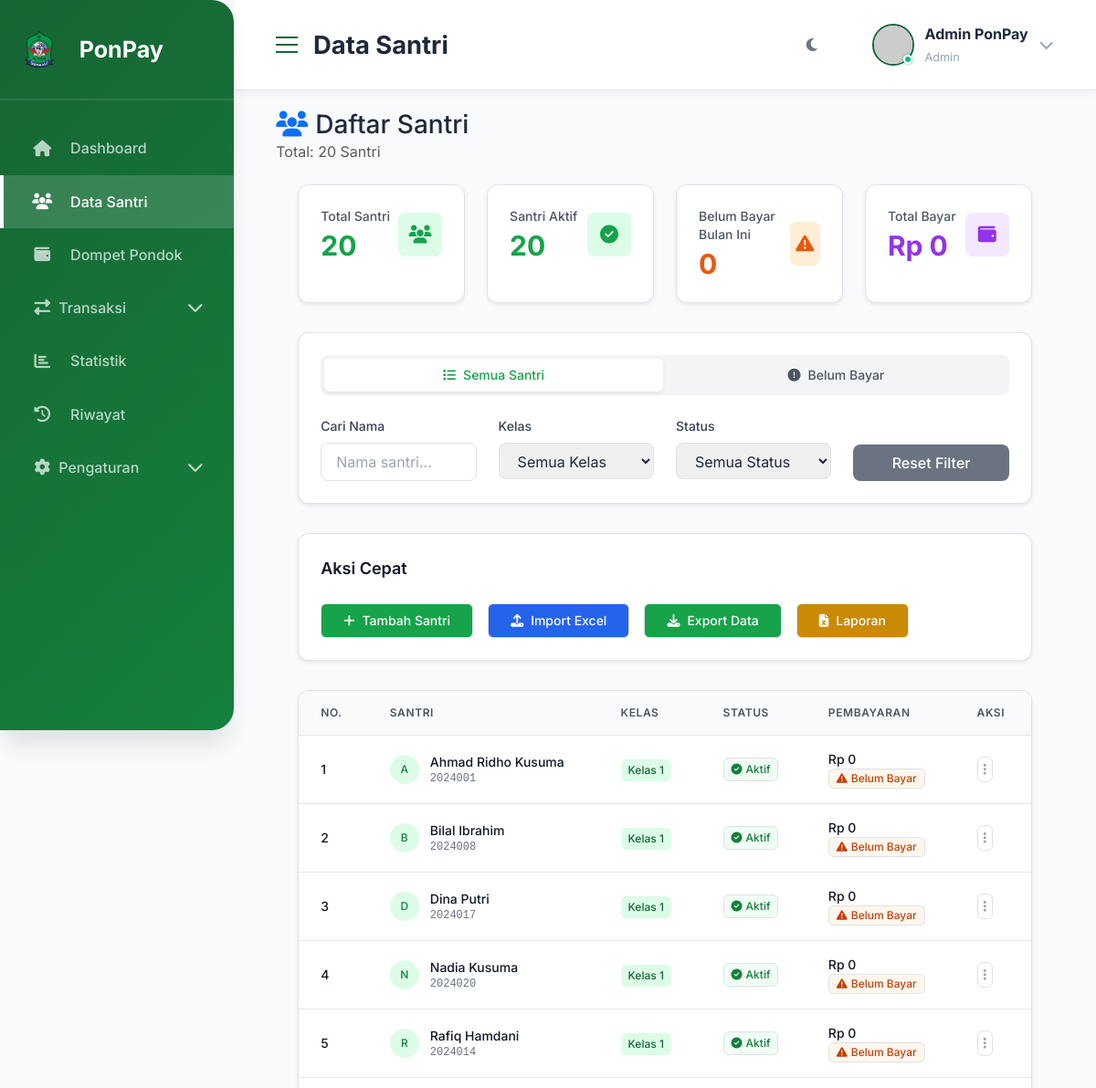
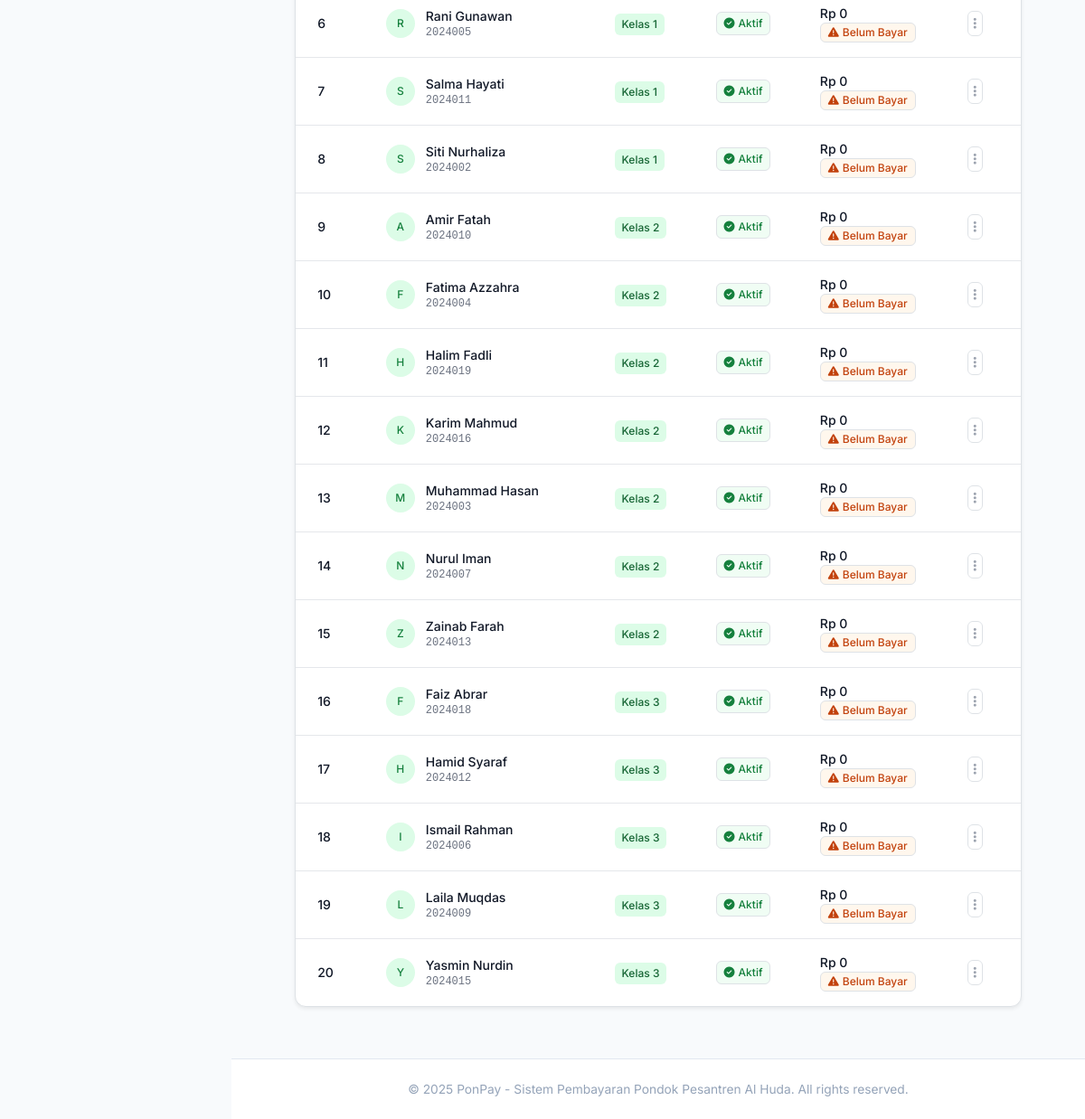
/students/, run on an earlier commit of the app's database (2 pictures, top to bottom).
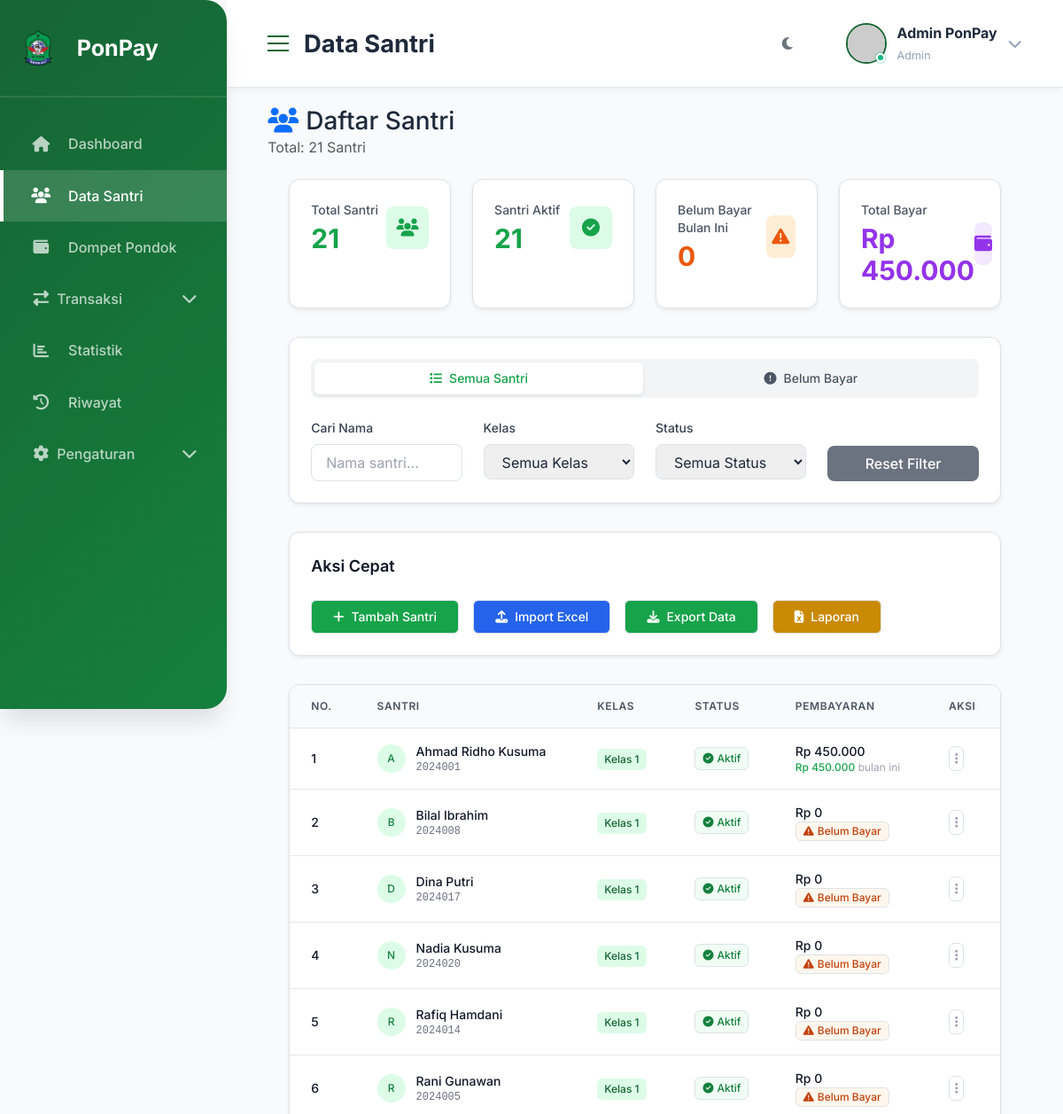
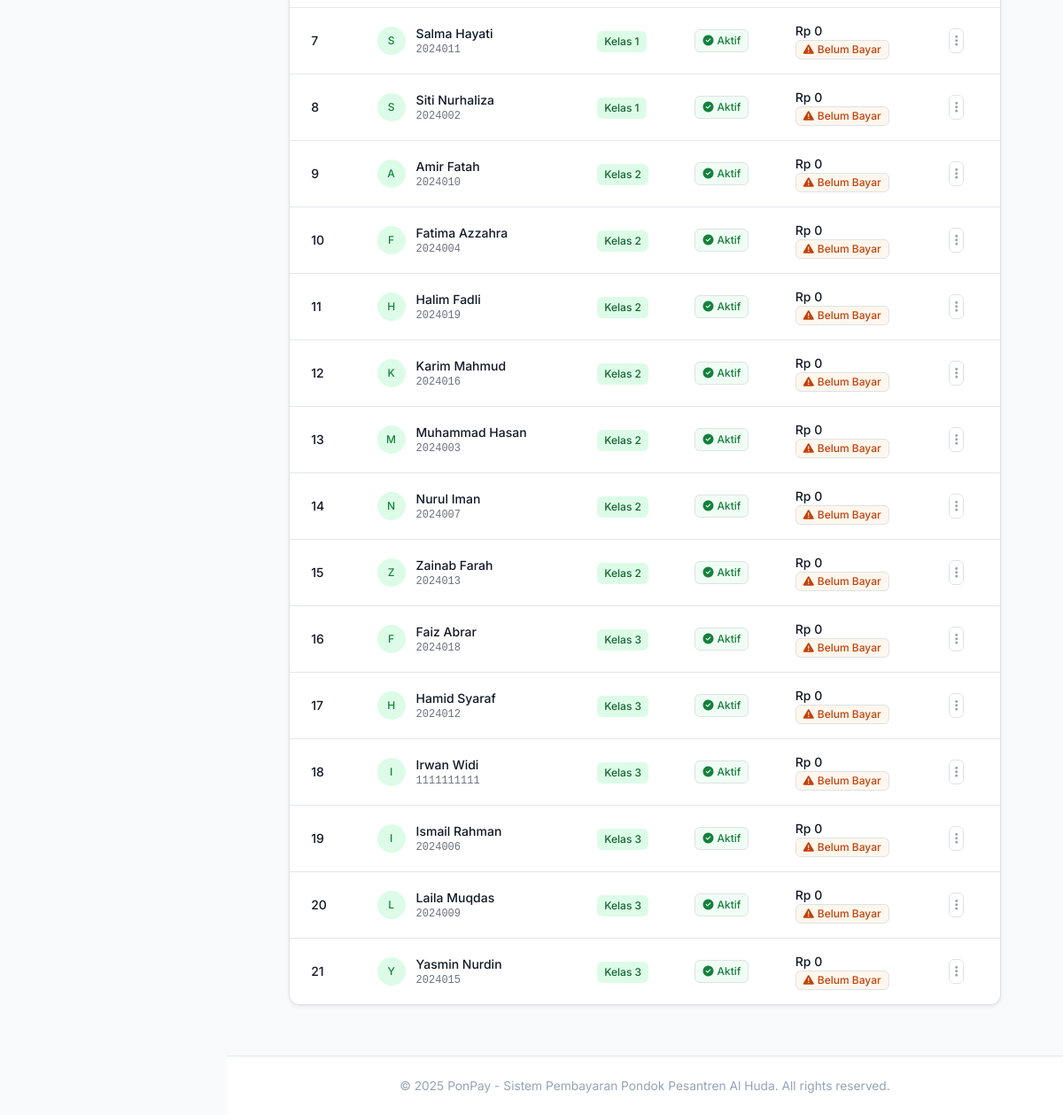
And on a later commit of the database (2 pictures, top to bottom).
### tables this page shows
CREATE TABLE students (
        id INTEGER PRIMARY KEY AUTOINCREMENT,
        name TEXT NOT NULL,
        nisn TEXT UNIQUE,
        kelas TEXT,
        jenis_kelamin TEXT,
        phone TEXT,
        parent_name TEXT,
        parent_phone TEXT,
        alamat TEXT,
        status TEXT DEFAULT 'aktif',
        photo TEXT,
        created_at TIMESTAMP DEFAULT CURRENT_TIMESTAMP
    );

### routes.py (the view)
@students_bp.route('/')
def index():
    students_data = get_all_students()
    students = []
    for student in students_data:
        student_dict = dict(student)
        stats = get_student_payment_stats(student['id'])
        student_dict['total_payment'] = stats['total_payment']
        student_dict['month_payment'] = stats['month_payment']
        students.append(student_dict)
    return render_template('students.html', students=students)

### app.py (called while the page is built)
@app.template_filter('rupiah')
def rupiah_format(value):
    try:
        value = int(value) if isinstance(value, (int, float)) else int(value)
        return f"Rp {value:,.0f}".replace(',', '.')
    except (ValueError, TypeError):
        return "Rp 0"

### db.py (called while the page is built)
def get_db():
    if 'db' not in g:
        g.db = sqlite3.connect(current_app.config['DATABASE'])
        g.db.row_factory = sqlite3.Row  # Enable column access by name
    return g.db

def query_db(query, args=(), one=False):
    cursor = get_db().cursor()
    cursor.execute(query, args)
    rv = cursor.fetchall()
    cursor.close()
    return (rv[0] if rv else None) if one else rv

def get_all_students():
    return query_db('''
        SELECT * FROM students
        ORDER BY kelas, name ASC
    ''')

### templates/students.html (shortened to what the changed rows need)
{% extends "base.html" %} {% block title %}Data Santri - PonPay{% endblock %}  {% block extra_css %}
<script src="https://cdn.tailwindcss.com"></script>
{% endblock %} {% block content %}
<div class="container-fluid">
  <div class="d-flex justify-content-between align-items-center mb-4">
    <div>
      <h1 class="h3 mb-0">
        <i class="fas fa-users text-primary me-2"></i>Daftar Santri
      </h1>
      <p class="text-muted mb-0">Total: {{ students|length }} Santri</p>
    </div>
  </div>
  <div class="max-w-7xl mx-auto px-4 sm:px-6 lg:px-8">
    <div class="grid grid-cols-1 md:grid-cols-2 lg:grid-cols-4 gap-6 mb-8">
      <div
        class="bg-white rounded-xl shadow-sm border border-gray-200 p-6 hover-lift fade-in">
        <div class="flex items-center justify-between">
          <div>
            <p class="text-sm font-medium text-gray-600 mb-1">Total Santri</p>
            <p class="text-3xl font-bold text-primary-600">
              {{ students|length }}
            </p>
          </div>
        </div>
      </div>
      <div
        class="bg-white rounded-xl shadow-sm border border-gray-200 p-6 hover-lift fade-in"
        style="animation-delay: 0.1s">
        <div class="flex items-center justify-between">
          <div>
            <p class="text-sm font-medium text-gray-600 mb-1">Santri Aktif</p>
            <p class="text-3xl font-bold text-green-600">
              {% set aktif = students|selectattr('status', 'equalto',
              'aktif')|list %}{{ aktif|length }}
            </p>
          </div>
        </div>
      </div>
              {% set belum_bayar_count = 0 %}{% for s in students %}{% if
              s.month_payment == 0 %}{% set belum_bayar_count =
              belum_bayar_count + 1 %}{% endif %}{% endfor %}{{
      <div
        class="bg-white rounded-xl shadow-sm border border-gray-200 p-6 hover-lift fade-in"
        style="animation-delay: 0.3s">
        <div class="flex items-center justify-between">
          <div>
            <p class="text-sm font-medium text-gray-600 mb-1">Total Bayar</p>
            <p class="text-3xl font-bold text-purple-600">
              {{ (students|map(attribute='total_payment')|sum)|int|rupiah }}
            </p>
          </div>
        </div>
      </div>
    </div>
    <div class="space-y-6">
      <div id="all-pane" class="active-tab-content">
        <div
          class="bg-white rounded-xl shadow-sm border border-gray-200 overflow-hidden">
          <div class="overflow-x-auto">
            <table class="w-full">
              <thead class="bg-gray-50 border-b border-gray-200">
                <tr>
                  <th
                    class="px-4 py-3 text-left text-xs font-semibold text-gray-600 uppercase tracking-wider">
                    No.
                  </th>
                  <th
                    class="px-4 py-3 text-left text-xs font-semibold text-gray-600 uppercase tracking-wider">
                    Santri
                  </th>
                  <th
                    class="px-4 py-3 text-left text-xs font-semibold text-gray-600 uppercase tracking-wider">
                    Kelas
                  </th>
                  <th
                    class="px-4 py-3 text-left text-xs font-semibold text-gray-600 uppercase tracking-wider">
                    Status
                  </th>
                  <th
                    class="px-4 py-3 text-left text-xs font-semibold text-gray-600 uppercase tracking-wider">
                    Pembayaran
                  </th>
                  <th
                    class="px-4 py-3 text-left text-xs font-semibold text-gray-600 uppercase tracking-wider">
                    Aksi
                  </th>
                </tr>
              </thead>
              <tbody class="divide-y divide-gray-200" id="studentTableBody">
                {% if students %} {% for student in students %}
                <tr
                  class="student-row hover:bg-gray-50 transition-colors duration-200"
                  data-name="{{ student.name }}"
                  data-kelas="{{ student.kelas }}"
                  data-status="{{ student.status }}"
                  data-paid="{{ student.month_payment }}">
                  <td
                    class="px-4 py-3 whitespace-nowrap text-sm font-medium text-gray-900">
                    {{ loop.index }}
                  </td>
                  <td class="px-4 py-3">
                    <div class="flex items-center">
                      <div class="flex-shrink-0 w-8 h-8">
                        <div
                          class="w-8 h-8 rounded-full bg-primary-100 flex items-center justify-center">
                          <span class="text-xs font-medium text-primary-700">
                            {{ student.name[0].upper() }}
                          </span>
                        </div>
                      </div>
                      <div class="ml-3">
                        <div class="text-sm font-medium text-gray-900">
                          {{ student.name }}
                        </div>
                        <div class="text-xs text-gray-500 font-mono">
                          {{ student.nisn }}
                        </div>
                      </div>
                    </div>
                  </td>
                  <td class="px-4 py-3 whitespace-nowrap">
                    <span
                      class="inline-flex items-center px-2 py-1 rounded-md text-xs font-medium bg-primary-100 text-primary-800">
                      {{ student.kelas }}
                    </span>
                  </td>
                  <td class="px-4 py-3 whitespace-nowrap">
                    {% if student.status == 'aktif' %}
                    <span
                      class="inline-flex items-center px-2 py-1 rounded-md text-xs font-medium bg-green-50 text-green-700 border border-green-200">
                      <i class="fas fa-check-circle mr-1"></i>Aktif
                    </span>
                    {% else %}
                    <span
                      class="inline-flex items-center px-2 py-1 rounded-md text-xs font-medium bg-red-50 text-red-700 border border-red-200">
                      <i class="fas fa-times-circle mr-1"></i>Non-Aktif
                    </span>
                    {% endif %}
                  </td>
                  <td class="px-4 py-3">
                    <div class="text-sm">
                      <div class="font-medium text-gray-900">
                        {{ student.total_payment|rupiah }}
                      </div>
                      <div class="text-gray-500 text-xs">
                        {% if student.month_payment == 0 %}
                        <span
                          class="inline-flex items-center px-2 py-0.5 rounded text-xs font-medium bg-orange-50 text-orange-700 border border-orange-200">
                          <i class="fas fa-exclamation-triangle mr-1"></i>Belum
                          Bayar
                        </span>
                        {% else %}
                        <span class="text-green-600 font-medium"
                          >{{ student.month_payment|rupiah }}</span
                        >
                        <span class="text-gray-400">bulan ini</span>
                        {% endif %}
                      </div>
                    </div>
                  </td>
                  <td class="px-4 py-3 whitespace-nowrap text-sm font-medium">
                    <div class="relative">
                      <button
                        onclick="toggleDropdown({{ student.id }})"
                        class="inline-flex items-center p-1.5 border border-gray-300 rounded-md text-gray-400 hover:text-gray-600 hover:bg-gray-50 focus:outline-none focus:ring-2 focus:ring-offset-2 focus:ring-primary-500"
                        title="Menu Aksi">
                        <i class="fas fa-ellipsis-v"></i>
                      </button>
                    </div>
                  </td>
                </tr>
                {% endfor %} {% endif %}
              </tbody>
            </table>
          </div>
        </div>
      </div>
      </div>
    </div>
  </div>
  {% endblock %}

What changed in the data, as far as the page shows it:
shown differently, row unchanged: students "Ahmad Ridho Kusuma": total_payment|rupiah "Rp 0" → "Rp 450.000"; month_payment|rupiah (not shown) → "Rp 450.000"; text "Belum Bayar" → "bulan ini"
added students: name "I", name "Irwan Widi", nisn "1111111111", kelas "Kelas 3", status "aktif" (drawn), total_payment|rupiah "Rp 0", shows "Belum Bayar"
Also different on the page:
{{ students|length }}: "20" → "21"
{{ aktif|length }}: "20" → "21"
{{ (students|map(attribute='total_payment')|sum)|int|rupiah }}: "Rp 0" → "Rp 450.000"
